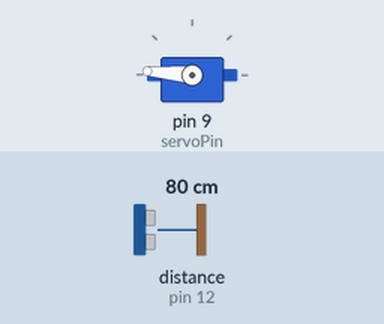
Recording of a sketch running on a simulated Arduino Uno, built with avr-gcc and run on an emulated ATmega328P. Parts: servo. Wiring (inferred from the names in the program): ultrasonic range finder: trigger pin 11; echo pin 12. Inputs (shaded band) come from the test bench; at power-on: distance to the obstacle (sensor on pin 12) 80 cm. The echo pulse lasts 58.3 µs per cm.

Above: at 1.8 s.
1.9 s: distance to the obstacle (sensor on pin 12) set to 8 cm
3.4 s: distance to the obstacle (sensor on pin 12) set to 5 cm
At 4.5 s:
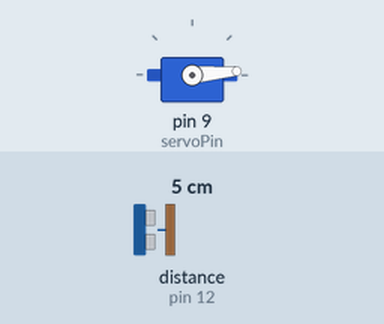
5.5 s: distance to the obstacle (sensor on pin 12) set to 9 cm
At 7.2 s:
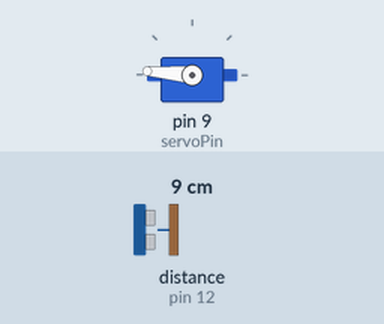
7.5 s: distance to the obstacle (sensor on pin 12) set to 2 cm
At 8.8 s:
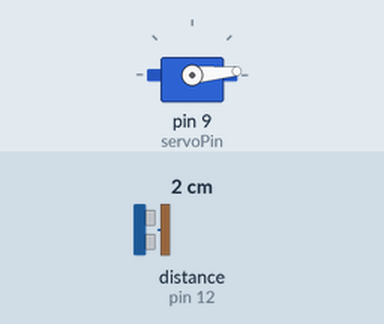
Timing chart, 0 to 10.5 s (numbered marks = the images above; inputs shaded):
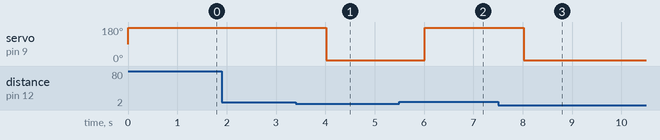

The sketch:

ultrasonicDistance_Servo.ino
```cpp
#include <Servo.h>

Servo myServo;
int servoPin = 9;
const int trigPin = 11;
const int echoPin = 12;
long duration;
int distance;
long ultrasonic_distance() {
   // Clears the trigPin
  digitalWrite(trigPin, LOW);
  delayMicroseconds(2);

  // Sets the trigPin on HIGH state for 10 micro seconds
  digitalWrite(trigPin, HIGH);
  delayMicroseconds(10);
  digitalWrite(trigPin, LOW);

  // Reads the echoPin, returns the sound wave travel time in microseconds
  duration = pulseIn(echoPin, HIGH);

  // Calculating the distancec
  distance = duration * 0.034 / 2;
  return distance;
}

void setup() {
  myServo.attach(servoPin);
  myServo.write(90);
  pinMode(trigPin, OUTPUT);
  pinMode(echoPin, INPUT);
  Serial.begin(9600);
}

void loop() {
  distance = ultrasonic_distance();
  while(distance <= 5){
    myServo.write(5);
    delay(1000);
   distance = ultrasonic_distance();
  }
  myServo.write(175);
  delay(1000);
}
```

Measured:
- the behaviour switches between 7 and 6 cm on distance to the obstacle (sensor on pin 12) (found by bisection; images 0 and 1)
- after the input at 1.9 s, every drawn part: stays the same
- after the input at 3.4 s, servo on pin 9 (servoPin): 175° → 5° after 0.61 s
- after the input at 5.5 s, servo on pin 9 (servoPin): 5° → 175° after 0.52 s
- after the input at 7.5 s, servo on pin 9 (servoPin): 175° → 5° after 0.52 s
